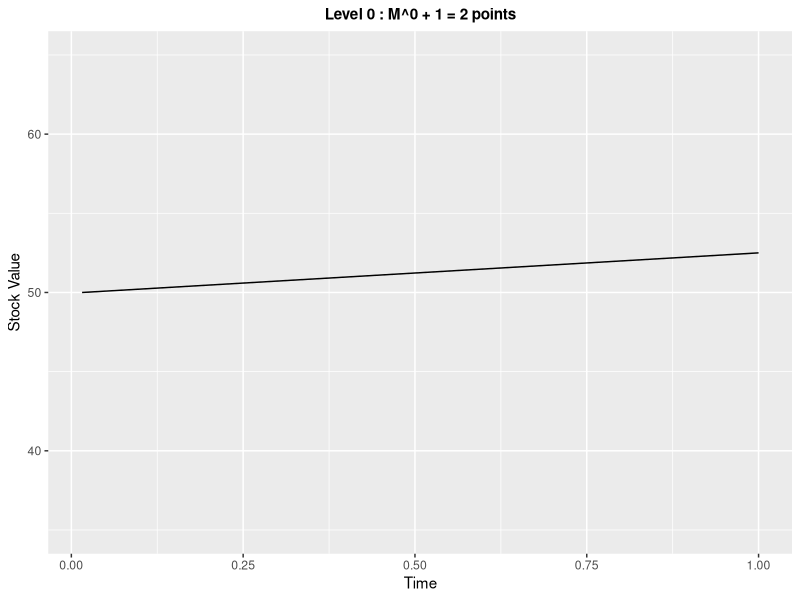
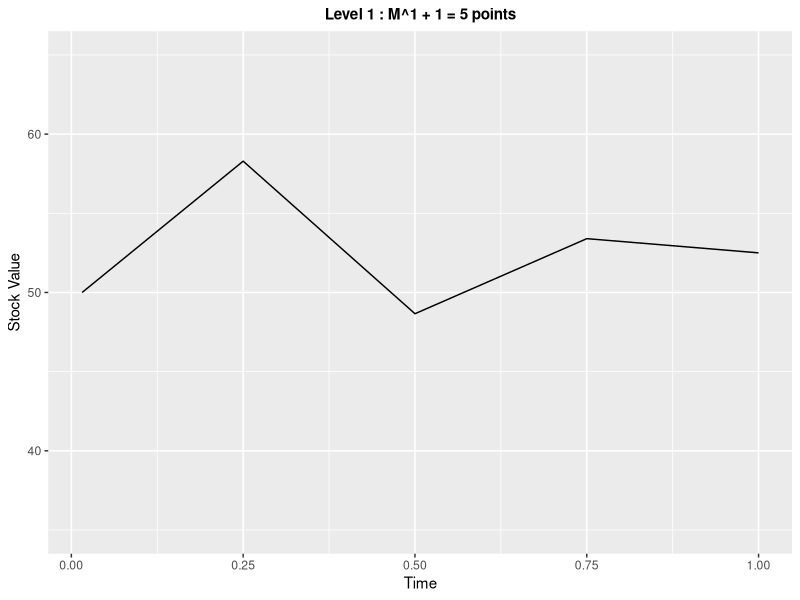
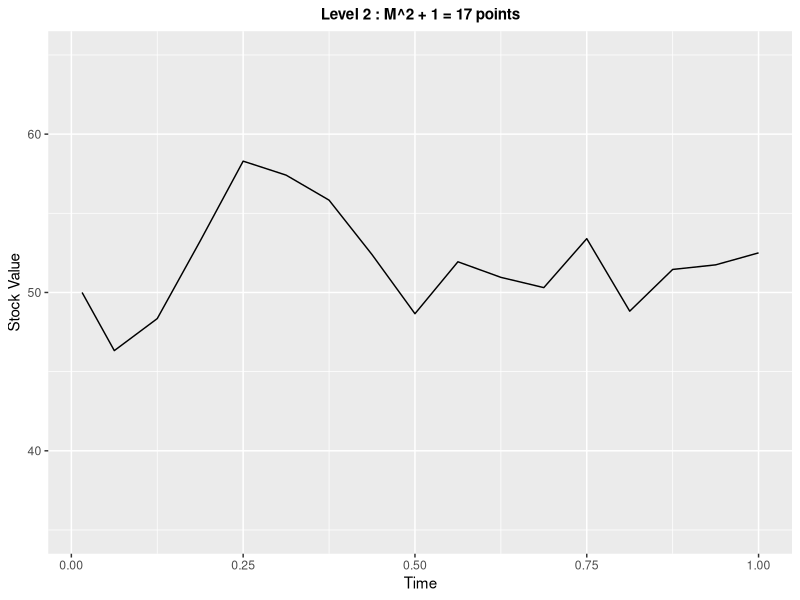
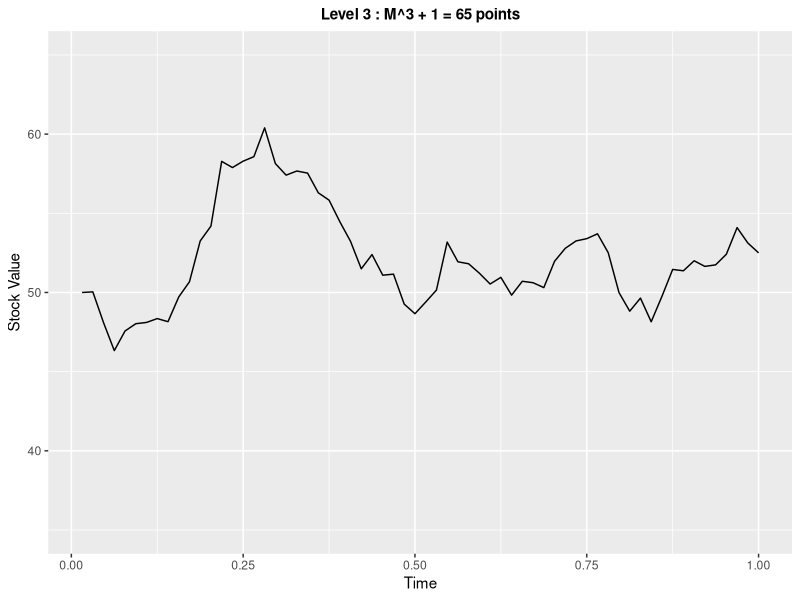

The R source for these figures, in order:
## ---- chunk 1
# A simple visualisation of the number of points evolution
library(ggplot2)
x = 50 # Initial price
t = 1 # Time
M = 4 # Number of points 
L = 3 # Level
b = 0.1 # Drift
s = 0.2 # Volatility
Date = (1:(M^3))/M^3*t # Vector of dates

#Initialize trajectories for each level
x0 = rep(NA, M^3) 
x0[1] = x
x1 = rep(NA, M^3)
x1[1] = x
x2 = rep(NA, M^3)
x2[1] = x
x3 = rep(NA, M^3)
x3[1] = x
dataGraph0 = data.frame(Date, x0)
dataGraph1 = data.frame(Date, x1)
dataGraph2 = data.frame(Date, x2)
dataGraph3 = data.frame(Date, x3)
for(i in 1:M^L){
  x = x * (1 + b*t/M^L + s*sqrt(t/M^L)*rnorm(1))
  print(i*t/M^L)
  print(which(dataGraph3$Date == i*t/M^L))
  dataGraph3[which(dataGraph3$Date == i*t/M^L), 2] = x
  if(i%%M == 0){
    dataGraph2[which(dataGraph2$Date == i*t/M^L), 2] = x
  }
  if(i%%M^2 == 0){
    dataGraph1[which(dataGraph1$Date == i*t/M^L), 2] = x
  }
  if(i%%M^3 == 0){
    dataGraph0[which(dataGraph0$Date == i*t/M^L), 2] = x
  }
}

dataGraph0 = na.omit(dataGraph0)
dataGraph1 = na.omit(dataGraph1)
dataGraph2 = na.omit(dataGraph2)
dataGraph3 = na.omit(dataGraph3)
dataGraph3[1,2] = 50

ggplot(data = dataGraph0, aes(x = Date)) + geom_line(aes(y = x0)) + ggtitle("Level 0 : M^0 + 1 = 2 points") + theme(plot.title = element_text(color = "black", size = 11, face = "bold", hjust = 0.5)) + labs(x = "Time", y = "Stock Value") + ylim(35, 65)
ggplot(data = dataGraph1, aes(x = Date)) + geom_line(aes(y = x1)) + ggtitle("Level 1 : M^1 + 1 = 5 points") + theme(plot.title = element_text(color = "black", size = 11, face = "bold", hjust = 0.5)) + labs(x = "Time", y = "Stock Value") + ylim(35, 65)
ggplot(data = dataGraph2, aes(x = Date)) + geom_line(aes(y = x2)) + ggtitle("Level 2 : M^2 + 1 = 17 points") + theme(plot.title = element_text(color = "black", size = 11, face = "bold", hjust = 0.5)) + labs(x = "Time", y = "Stock Value") + ylim(35, 65)
ggplot(data = dataGraph3, aes(x = Date)) + geom_line(aes(y = x3)) + ggtitle("Level 3 : M^3 + 1 = 65 points") + theme(plot.title = element_text(color = "black", size = 11, face = "bold", hjust = 0.5)) + labs(x = "Time", y = "Stock Value") + ylim(35, 65)
